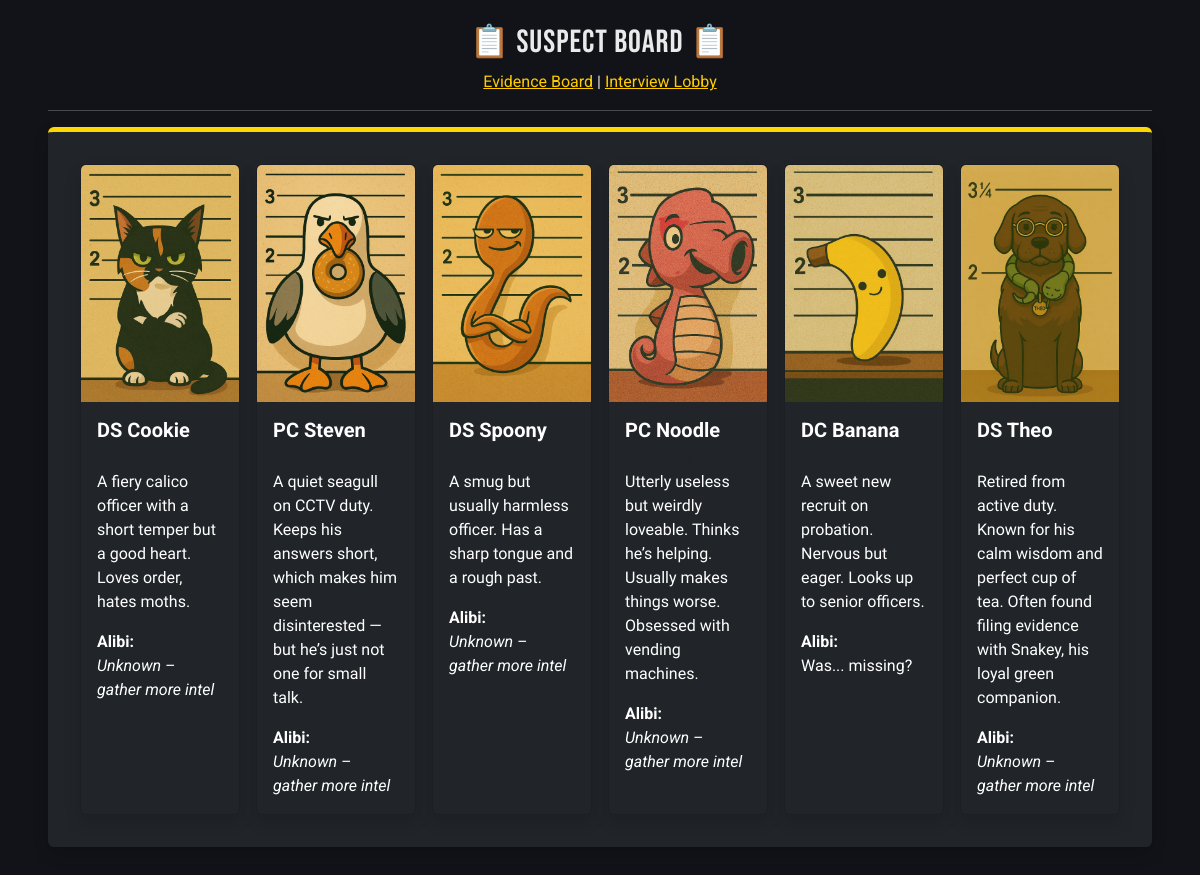
Screenshot of /suspects with the database file from the repository.
### tables this page shows
CREATE TABLE suspects (
    id INTEGER PRIMARY KEY AUTOINCREMENT,
    name TEXT NOT NULL,
    description TEXT NOT NULL,
    species TEXT,
    alibi TEXT,
    is_guilty BOOLEAN,
    image_filename TEXT
);

### app.py (the view, shortened to what this page needs)
@app.route("/suspects", methods=["GET", "POST"])
def show_suspects():
    with get_db_connection() as conn:
        suspects = conn.execute("SELECT * FROM suspects").fetchall()
    final_lock = session.get("final_lock", False)
    progress = session.get("dialogue_progress", {})
    unlocked = session.get("unlocked_evidence", [])
    show_ball_quote = False
    enhanced_suspects = []
    for suspect in suspects:
        suspect_dict = dict(suspect)
        suspect_id = str(suspect["id"])
        if suspect["name"] == "DC Banana":
            suspect_dict["alibi_visible"] = True
        else:
            suspect_dict["alibi_visible"] = suspect_id in progress and progress[suspect_id] > 0
        enhanced_suspects.append(suspect_dict)
    show_prof_ball = (
        session.get("found_banana") and
        len(progress) >= 4 and
        not session.get("prof_ball_listened")
    )
    return render_template("suspects.html",
        suspects=enhanced_suspects,
        show_prof_ball=show_prof_ball,
        show_ball_quote=show_ball_quote,
        final_lock=final_lock,
    )

### app.py (called while the page is built)
def get_db_connection():
    conn = sqlite3.connect("data.db")
    conn.row_factory = sqlite3.Row  # this addition allows column access by name
    return conn

@app.after_request
def add_no_cache_headers(response):
    if not request.path.startswith("/static"):
        response.headers["Cache-Control"] = "no-store, no-cache, must-revalidate, max-age=0"
        response.headers["Pragma"] = "no-cache"
        response.headers["Expires"] = "0"
    return response

@app.before_request
def prevent_post_verdict_backtracking():
    print(f"Checking route guard for {request.path}")
    safe_prefixes = ("/", "/verdict", "/archives", "/static")
    if session.get("accusation_submitted"):
        if not request.path.startswith(safe_prefixes):
            flash("🔒 Buggy says the case is closed. No snooping around the past!")
            return redirect(url_for("verdict"))

### templates/suspects.html (shortened to what this page needs)
{% extends "layout.html" %}
{% block content %}
<h2>📋 Suspect Board 📋</h2>
<div class="static-navbar">
    <a href="/evidence-board" class="buggy-navbar">Evidence Board</a> |
    <a href="/interview-lobby" class="buggy-navbar"
    {% if final_lock %}style="pointer-events: none; opacity: 0.5; text-decoration: none; color: grey;"{% endif %}>
    Interview Lobby</a>
</div>
<hr>
<div class="container-sm my-5 p-4 rounded bg-dark text-white shadow suspect-section">
    <div class="suspect-row">
        {% for suspect in suspects %}
        <div class="suspect-card-wrapper">
            <div class="card bg-dark text-white shadow suspect-card h-100">
                <img src="{{ url_for('static', filename='img/suspects/' ~ suspect.image_filename) }}"
                     class="card-img-top suspect-photo-lg"
                     alt="{{ suspect.name }}">
                <div class="card-body">
                    <h5 class="card-title suspect-name"><strong>{{ suspect.name }}</strong></h5>
                    <p class="card-subtitle text-muted">{{ suspect.species }}</p>
                    <p class="card-text suspect-description">{{ suspect.description }}</p>
                    <p class="card-text">
                        <strong>Alibi:</strong><br>
                        {% if suspect.alibi_visible %}
                            {{ suspect.alibi }}
                        {% else %}
                            <em>Unknown – gather more intel</em>
                        {% endif %}
                    </p>
                </div>
            </div>
        </div>
        {% endfor %}
    </div>
</div>
{% endblock %}

### templates/layout.html (shortened to what this page needs)
<!DOCTYPE html>
<html lang="en">
<head>
    <link rel="stylesheet" href="/static/styles.css">
    <link href="https://cdn.jsdelivr.net/npm/bootstrap@5.3.0/dist/css/bootstrap.min.css" rel="stylesheet">
</head>
<body class="theme-dark">
    <div class="main-container px-3 px-md-5 py-4">
        <main>{% block content %}{% endblock %}</main>
    </div>
</body>
</html>

### static/styles.css (style rules this page uses)
:root { --bg: #111318; --fg: #EAEAEA; --accent: #FFD700; --danger: #E63946; --card-bg: #1C1F26; }
.theme-dark { font-family: 'Roboto', sans-serif; background-color: var(--bg); color: var(--fg); }
h1, h2, h3 { font-family: 'Bebas Neue', sans-serif; letter-spacing: 1px; }
.theme-dark h2, .theme-dark h3 { text-align: center; }
.theme-dark a { text-align: center; }
.buggy-navbar { color: #ffcc00; }
.suspect-row { display: flex; flex-wrap: wrap; justify-content: center; }
.suspect-card-wrapper { margin: 0.5rem; width: 100%; }
@media (min-width: 1080px) { .suspect-row { flex-wrap: nowrap; } }
@media (min-width: 576px) { .suspect-card-wrapper { width: 50%; } }
@media (min-width: 768px) { .suspect-card-wrapper { width: 33.33%; } }
.suspect-description { font-family: "Shantell Sans", cursive; font-weight: 400; font-style: normal; }
.suspect-section.my-5 { margin-top: 1rem !important; margin-bottom: 1rem !important; }
.static-navbar { max-width: 800px; margin-left: auto; margin-right: auto; text-align: center; }
.evidence-section, .suspect-section { border-top: 5px solid var(--accent); border-radius: 12px; box-shadow: inset 0 0 5px rgba(255, 255, 255, 0.05); }

### rows the page displays
suspects: image_filename (picture), name "DS Cookie", description "A fiery calico officer with a short temper but a good heart. Loves order, hates moths.", shows "Unknown – gather more intel"
suspects: image_filename (picture), name "PC Steven", description "A quiet seagull on CCTV duty. Keeps his answers short, which makes him seem disinterested — but he’s just not one for small talk.", shows "Unknown – gather more intel"
suspects: image_filename (picture), name "DS Spoony", description "A smug but usually harmless officer. Has a sharp tongue and a rough past.", shows "Unknown – gather more intel"
suspects: image_filename (picture), name "PC Noodle", description "Utterly useless but weirdly loveable. Thinks he’s helping. Usually makes things worse. Obsessed with vending machines.", shows "Unknown – gather more intel"
suspects: image_filename (picture), name "DC Banana", description "A sweet new recruit on probation. Nervous but eager. Looks up to senior officers.", alibi "Was... missing?"
suspects: image_filename (picture), name "DS Theo", description "Retired from active duty. Known for his calm wisdom and perfect cup of tea. Often found filing evidence with Snakey, his loyal green companion.", shows "Unknown – gather more intel"
